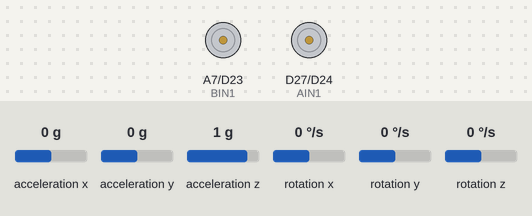
Bench run of a sketch on a simulated Arduino Nano 33 BLE. Parts: motor-driver pin pairs drawn as motors (green arrow = first pin HIGH = forward, orange = second pin HIGH = backward, longer = more drive). The test bench sets the inputs (shaded band); at power-on: acceleration z 1 g, acceleration y 0 g, acceleration x 0 g, rotation x 0 °/s, rotation y 0 °/s, rotation z 0 °/s. What the sketch prints to the serial monitor is not drawn.

Above: at 1.2 s.
1.3 s: acceleration z set to 0.1 g
2.8 s: acceleration z set to -0.2 g
At 4.0 s:
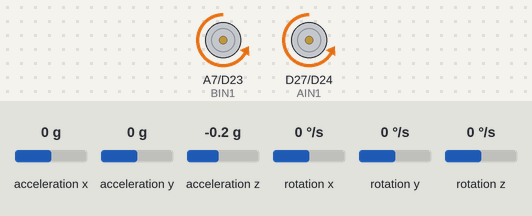
4.3 s: acceleration y set to -1.4 g
At 4.8 s:
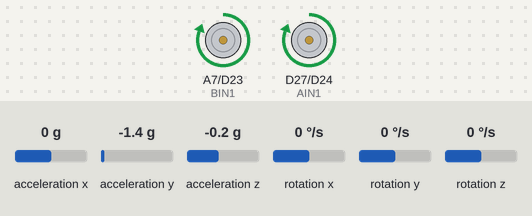
5.8 s: acceleration y set to 0 g
At 6.5 s:
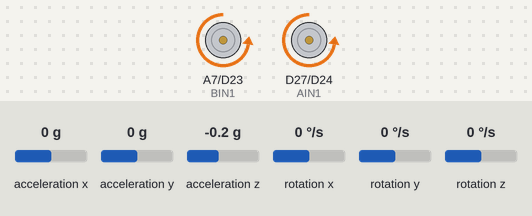
7.3 s: acceleration y set to -0.8 g
At 8.2 s:
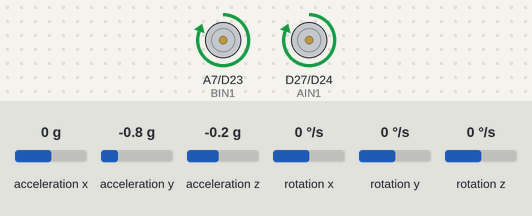
8.8 s: acceleration z set to 0.8 g
At 9.6 s:
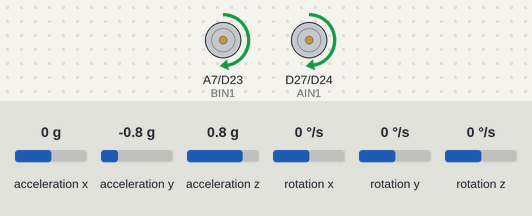
Timing chart, 0 to 11.3 s (numbered marks = the images above; inputs shaded):
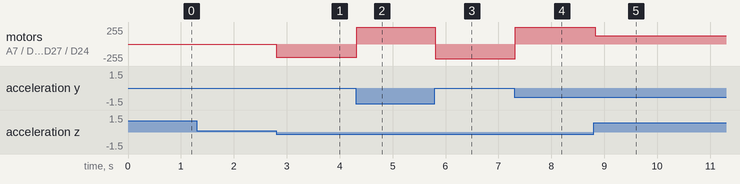

The sketch:

rpm_by_angle.ino
```cpp
#include <math.h>
#include <Arduino_BMI270_BMM150.h>

//defining arduino pins for readability
#define BIN1 21
#define BIN2 23
#define AIN2 24
#define AIN1 27
#define A 1
#define B 2

float old_theta = 0;
float gyro_theta = 0;
unsigned long start_time = 0;

//Functions for motor controll
void motorOff(int num){

  if(num == A){
    analogWrite(AIN1,0);
    analogWrite(AIN2,0);
  }
  else if(num == B){
    analogWrite(BIN1,0);
    analogWrite(BIN2,0);
  }
}
void forward(int num, int pwm_percent){
  int duty_cycle = 255.0f * pwm_percent / 100.0f;
  if(num == A){
    analogWrite(AIN1,duty_cycle);
    analogWrite(AIN2,0);
  }
  else if(num == B){
    analogWrite(BIN1,duty_cycle);
    analogWrite(BIN2,0);
  }
}
void reverse(int num, int pwm_percent){
  int duty_cycle = 255.0f * pwm_percent / 100.0f;
  if(num == A){
    analogWrite(AIN1,0);
    analogWrite(AIN2,duty_cycle);
  }
  else if(num == B){
    analogWrite(BIN1,0);
    analogWrite(BIN2,duty_cycle);
  }
}
void both_motorOff(){
  analogWrite(AIN1,0);
  analogWrite(AIN2,0);
  analogWrite(BIN1,0);
  analogWrite(BIN2,0);
}
void both_forward(int pwm_percent){
  forward(A,pwm_percent);
  forward(B,pwm_percent);
}
void both_reverse(int pwm_percent){
  reverse(A,pwm_percent);
  reverse(B,pwm_percent);
}
void opposite_A(int pwm_percent){
  int re_pwm_percent = 100 - pwm_percent;
  forward(A,pwm_percent);
  reverse(B,re_pwm_percent);
}
void opposite_B(int pwm_percent){
  int re_pwm_percent = 100 - pwm_percent;
  forward(B,pwm_percent);
  reverse(A,re_pwm_percent);
}
void setup() {
  Serial.begin(9600);
  while (!Serial);

  if (!IMU.begin()) {
    Serial.println("Failed to initialize IMU!");
    while (1);
  }

  pinMode(BIN1,OUTPUT);
  pinMode(BIN2,OUTPUT);
  pinMode(AIN1,OUTPUT);
  pinMode(AIN2,OUTPUT);

  Serial.println("Setup Finished");
  start_time = micros();
}

void loop() {
  float acc_x, acc_y, acc_z;
  float gyro_x, gyro_y, gyro_z;
  float acc_theta, theta;
  float k = 0.6;

  int pwm_percent;

  //sensor measurement and angle calculation
  if (IMU.accelerationAvailable() && IMU.gyroscopeAvailable()) {
    // Read accelerometer
    IMU.readAcceleration(acc_x, acc_y, acc_z);
    acc_theta = atan2(acc_y, acc_z) * 180.0 / M_PI;

    // Read gyroscope
    IMU.readGyroscope(gyro_x, gyro_y, gyro_z);
    gyro_x = -gyro_x;  // Axis alignment

    // Calculate delta time in seconds
    unsigned long now = micros();
    float dt = (now - start_time) / 1000000.0;
    start_time = now;

    // Integrate gyro to get angle
    gyro_theta += gyro_x * dt;

    // Complementary filter
    theta = (1 - k) * acc_theta + k * (old_theta + gyro_x * dt);
    old_theta = theta;

    // Print values
    Serial.print(acc_theta);
    Serial.print(" ");
    Serial.print(gyro_theta);
    Serial.print(" ");
    Serial.println(theta);
  }
  //MAYBE WE SHOULD PUT ALL THE FOLLOWING IN THE IF STATEMENT ABOVE SO IT ONLY WORKS ON VALID ANGLES, NOT TOO SURE HERE
  //calculating poritive percentage of PWM needed based on tilt angle
  pwm_percent = 100.0 - 100.0*(90.0 - fabs(theta))/90.0; //fabs() finds absolute value
  Serial.println(pwm_percent); //print value for debugging

  // assuming positive means needs to go in reverse to bring back to zero here, and vise versa
  if(pwm_percent <= 100 && pwm_percent >= 0){     //make sure not to send invalid data
    if(pwm_percent == 0){
        both_motorOff();
      }
    else{
      if(theta < 0) both_forward(pwm_percent);  //use theta to determine sign (direction) since pwm_percent is always positive
      else if(theta > 0) both_reverse(pwm_percent);
      else both_motorOff();
    }
  }
  else{
    Serial.println("Invalid Data");
  }
}
```

Measured:
- the behaviour switches between 0 and -0.1 g on acceleration z (found by bisection; images 0 and 1)
- after the input at 2.8 s, motor on A7 (BIN1) / D23 (BIN2), motor on D27 (AIN1) / D24 (AIN2): stopped → backward 201/255 at once
- after the input at 4.3 s, motor on A7 (BIN1) / D23 (BIN2), motor on D27 (AIN1) / D24 (AIN2): backward 201/255 → forward 255/255 at once
- after the input at 5.8 s, motor on A7 (BIN1) / D23 (BIN2), motor on D27 (AIN1) / D24 (AIN2): forward 255/255 → backward 224/255 at once
- after the input at 7.3 s, motor on A7 (BIN1) / D23 (BIN2), motor on D27 (AIN1) / D24 (AIN2): backward 224/255 → forward 255/255 at once
- after the input at 8.8 s, motor on A7 (BIN1) / D23 (BIN2), motor on D27 (AIN1) / D24 (AIN2): forward 255/255 → forward 127/255 at once
